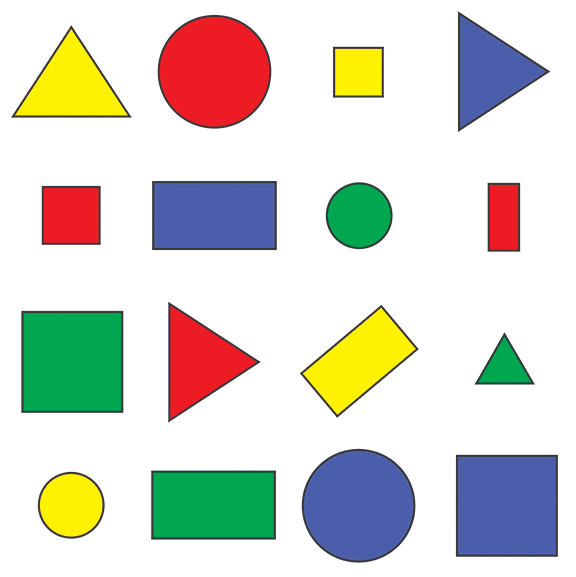
#> input picture Resources/shapes.png, 576 x 577 px
$ python chapter8_shapeDetection.py
#> lines starting #> are read from the running program, lines starting #| are printed output that depends on the picture; after the words box and inside, x2 and y2 are one past the last pixel; in counts of white or black regions, pixels touching at a corner belong together
#!/usr/bin/env python
# -*- coding: utf-8 -*-
# author：lucky
# albert time:2020/9/7
import cv2
import numpy as np

#任意修改图像大小
#将图像结合在一起
def stackImages(scale,imgArray):
    rows = len(imgArray)
    cols = len(imgArray[0])
    rowsAvailable = isinstance(imgArray[0], list)
    width = imgArray[0][0].shape[1]
    height = imgArray[0][0].shape[0]
    if rowsAvailable:
        for x in range ( 0, rows):
            for y in range(0, cols):
                if imgArray[x][y].shape[:2] == imgArray[0][0].shape [:2]:
                    imgArray[x][y] = cv2.resize(imgArray[x][y], (0, 0), None, scale, scale)
                else:
                    imgArray[x][y] = cv2.resize(imgArray[x][y], (imgArray[0][0].shape[1], imgArray[0][0].shape[0]), None, scale, scale)
                if len(imgArray[x][y].shape) == 2: imgArray[x][y]= cv2.cvtColor( imgArray[x][y], cv2.COLOR_GRAY2BGR)
        imageBlank = np.zeros((height, width, 3), np.uint8)
        hor = [imageBlank]*rows
        hor_con = [imageBlank]*rows
        for x in range(0, rows):
            hor[x] = np.hstack(imgArray[x])
        ver = np.vstack(hor)
    else:
        for x in range(0, rows):
            if imgArray[x].shape[:2] == imgArray[0].shape[:2]:
                imgArray[x] = cv2.resize(imgArray[x], (0, 0), None, scale, scale)
            else:
                imgArray[x] = cv2.resize(imgArray[x], (imgArray[0].shape[1], imgArray[0].shape[0]), None,scale, scale)
            if len(imgArray[x].shape) == 2: imgArray[x] = cv2.cvtColor(imgArray[x], cv2.COLOR_GRAY2BGR)
        hor= np.hstack(imgArray)
        ver = hor
    return ver
#获取图形轮廓
def getContours(img):
    #获取所有的图形轮廓，并存储
    contours,hierarchy = cv2.findContours(img,cv2.RETR_EXTERNAL,cv2.CHAIN_APPROX_NONE)#检索图形轮廓
    #遍历循环每一个轮廓
    for cnt in contours:
        #计算轮廓面积
        area = cv2.contourArea(cnt)
        # print(area)
        #画边框线
        if area > 500:
            cv2.drawContours(imgContour, cnt, -1, (255, 0, 0), 3)
            #计算弧长
            peri = cv2.arcLength(cnt,True)
            # print(peri)
            #计算角的个数
            approx = cv2.approxPolyDP(cnt,0.02*peri,True)
            # print(approx)
            # print(len(approx))
            #角的个数
            objCor =len(approx)
            #x,y,宽，高
            x,y,w,h = cv2.boundingRect(approx)
            #通过角的个数判断形状
            if objCor == 3:objectType = "Tri"
            elif objCor == 4:
                #判断四边形类型
                aspRatio = w/float(h)
                if aspRatio > 0.95 and aspRatio < 1.05:objectType = "Square"
                else:objectType = "Rectangle"
            elif objCor > 4:objectType = "Circle"
            else:objectType = "None"
            # 给图形画边框
            cv2.rectangle(imgContour,(x,y),(x+w,y+h),(0,255,0),2)
            cv2.putText(imgContour,objectType,(x+(w//2)-10,y+(h//2)-10),cv2.FONT_HERSHEY_COMPLEX,0.5,(0,0,0),2)

#读取图片
path = 'Resources/shapes.png'
img = cv2.imread(path)
#> img is the input picture: shape (577, 576, 3); mean B, G, R 205.1, 214.3, 214.2
#复制图像
imgContour = img.copy()
#检测每一个矩形，并将其分类，显示面积，端点个数
#BGR2GRAY 图片灰度处理
imgGray = cv2.cvtColor(img,cv2.COLOR_BGR2GRAY)
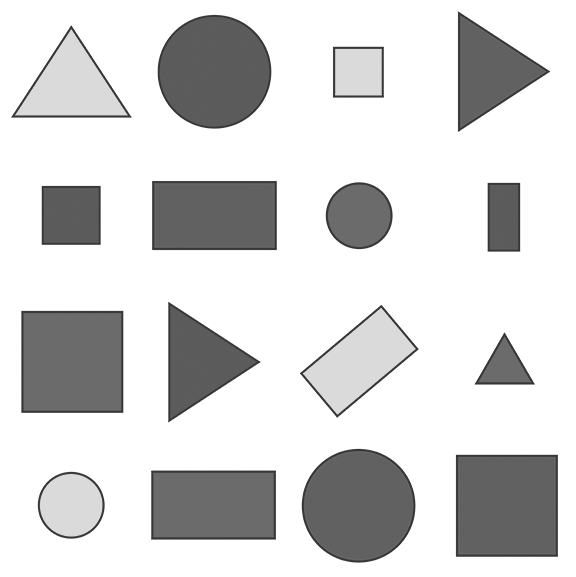
#> imgGray: shape (577, 576); min 54, max 255, mean 213.2
#GaussianBlur 模糊
imgBlur = cv2.GaussianBlur(imgGray,(7,7),1)
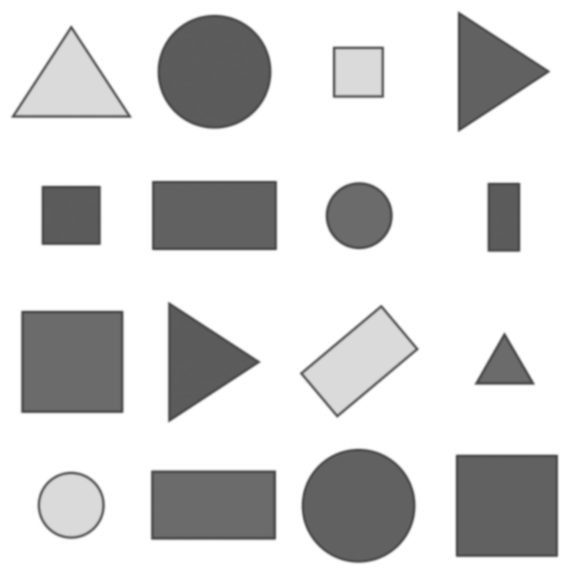
#> imgBlur: shape (577, 576); min 72, max 255, mean 213.2
#边缘检测
imgCanny = cv2.Canny(img,100,100)
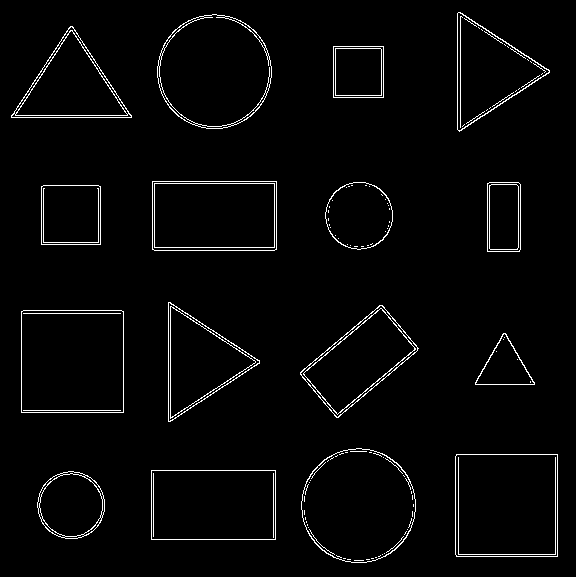
#> imgCanny: shape (577, 576); 2.6% white in thin lines or dots
#获取轮廓
getContours(imgCanny)
#> in getContours, `contours,hierarchy = cv2.findContours(img,cv2.RETR_EXTERNAL,cv2.CHAIN_..`: contours = 16 contours; largest, box (x1, y1, x2, y2) and area: (455, 454, 558, 557) 10401, (21, 310, 124, 413) 10401, (301, 448, 416, 563) 10196, (157, 14, 272, 129) 10186, (151, 470, 276, 540) 8556
#> the loop in getContours, `for cnt in contours:` made 16 passes
#> (area, peri, approx, objCor, x, y, w, h) on passes 2, 3, 6, 7, 9, 10, 12: (8556, 386, [[151, 470], [151, 539], [275, 539], [275, 470]], 4, 151, 470, 125, 70), (10401, 406.8, [[456, 454], [456, 556], [557, 556], [557, 454]], 4, 456, 454, 102, 103), (10401, 406.8, [[21, 311], [21, 412], [123, 412], [123, 311]], 4, 21, 311, 103, 102), (6281.5, 338.7, [[382, 305], [300, 372], [336, 417], [418, 348]], 4, 300, 305, 119, 113), (3478, 234.8, [[41, 186], [41, 244], [100, 244], [100, 186]], 4, 41, 186, 60, 59), (2272, 201.7, [[489, 182], [487, 251], [519, 251], [520, 184]], 4, 487, 182, 34, 70), (8553, 384.8, [[152, 181], [152, 249], [276, 249], [276, 181]], 4, 152, 181, 125, 69)
#> (area, peri, approx, objCor, x, y, w, h) on passes 5, 8, 14, 16: (1597.5, 186.6, [[503, 333], [475, 384], [534, 384]], 3, 475, 333, 60, 52), (5601, 352, [[168, 302], [170, 421], [259, 360]], 3, 168, 302, 92, 120), (5621, 352.9, [[11, 115], [131, 117], [72, 26]], 3, 11, 26, 121, 92), (5688, 351.7, [[460, 12], [459, 131], [549, 72]], 3, 459, 12, 91, 120)
#> after the loop in getContours, `for cnt in contours:`:
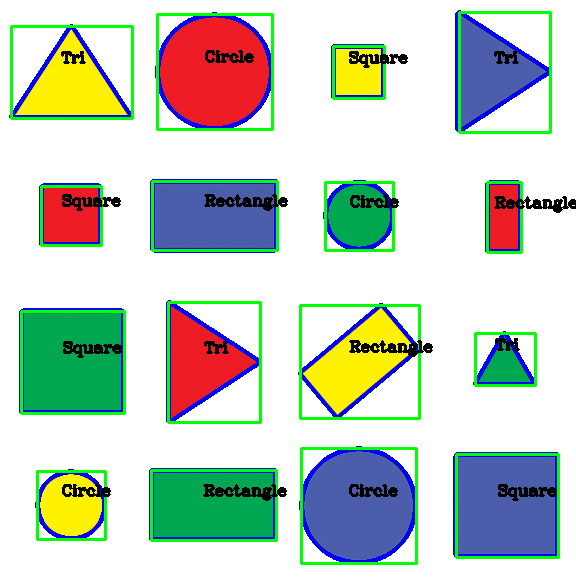
#> imgContour: shape (577, 576, 3); 11.12% of pixels changed, all inside (x1, y1, x2, y2) = (9, 10, 576, 565)
#创建空白图片
imgBlank = np.zeros_like(img)
#图片整合
imgStack = stackImages(0.5,([img,imgGray,imgBlank],[imgBlur,imgCanny,imgContour]))
#> after the loop in stackImages, `for x in range(0, rows):`: hor = 2 items
#> in stackImages, `ver = np.vstack(hor)`:
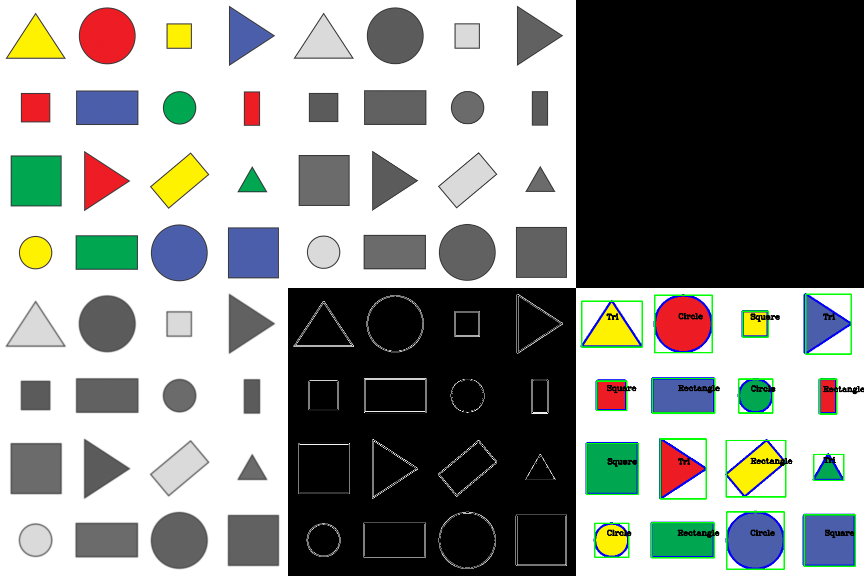
#> ver: shape (576, 864, 3); mean of channels 0, 1, 2 139, 142.4, 140.2; drawn as B, G, R
# cv2.imshow("Original",img)
# cv2.imshow("Gray",imgGray)
# cv2.imshow("Blur",imgBlur)
cv2.imshow("imgStack",imgStack)
cv2.waitKey(0)
